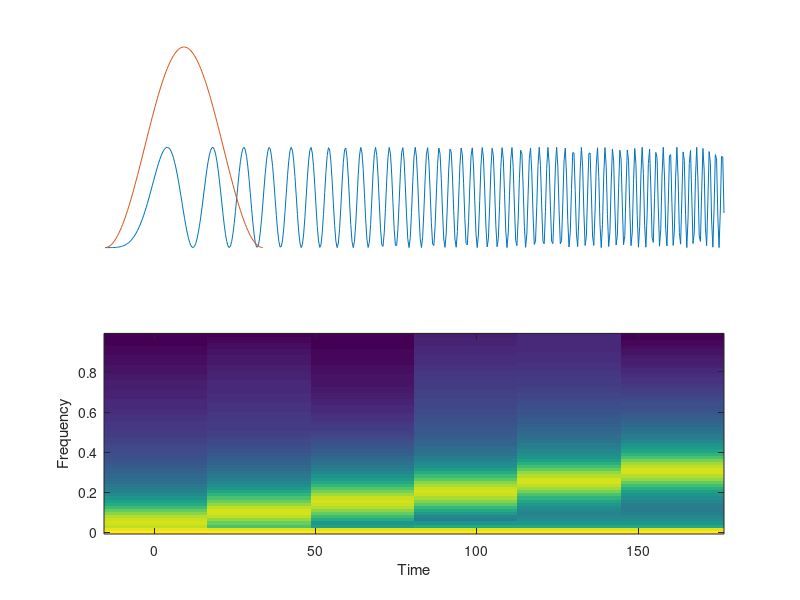

Reproduce this figure in MATLAB.
% spectrogrammBerschnung.m
%  B. wir 

clear all;
figure(1)
subplot(2,1,1);
hold on;
x = 0.5*sin(2*pi*[0:0.001:0.499].^2*100).^2
plot(x)
axis off
plot(hann(128))

subplot(2,1,2)
specgram(x,128)

